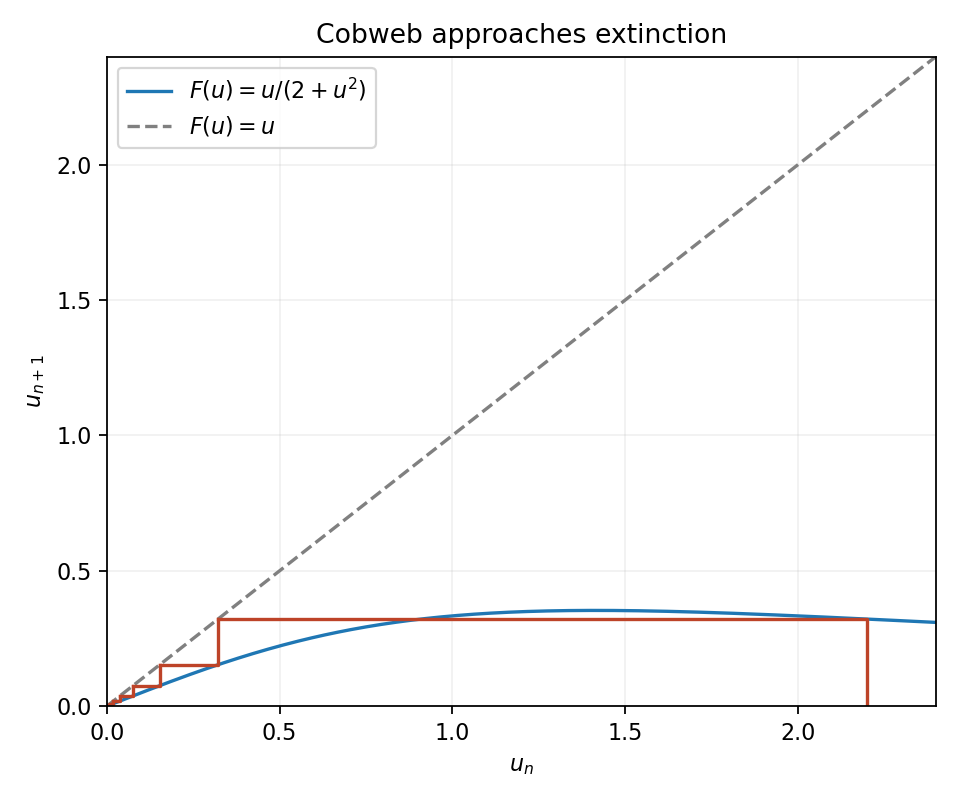

The script that saved this image:
# Tested with Python3.14.4,numpy2.3.5,matplotlib3.10.7. Writes PNG to CWD.
import numpy as np
import matplotlib.pyplot as plt
f=lambda x:x/(2+x*x)
x=np.linspace(0,2.4,500);fig,ax=plt.subplots(figsize=(6,5),facecolor='white');ax.plot(x,f(x),label=r'$F(u)=u/(2+u^2)$');ax.plot(x,x,'--',color='gray',label='$F(u)=u$');u=2.2;y=0
for i in range(13):
 v=f(u);ax.plot([u,u,v],[y,v,v],color='#bd4328',lw=1.5);u=v;y=v
ax.set(xlim=(0,2.4),ylim=(0,2.4),xlabel='$u_n$',ylabel='$u_{n+1}$',title='Cobweb approaches extinction');ax.legend();ax.grid(alpha=.18);fig.tight_layout()
fig.savefig('2007-population-cobweb.png',dpi=160,facecolor='white')
